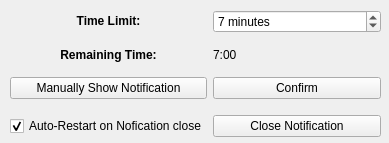
<?xml version="1.0" encoding="UTF-8"?>
<ui version="4.0">
 <class>MainWindow</class>
 <widget class="QMainWindow" name="MainWindow">
  <property name="geometry">
   <rect>
    <x>0</x>
    <y>0</y>
    <width>389</width>
    <height>143</height>
   </rect>
  </property>
  <property name="windowTitle">
   <string>MainWindow</string>
  </property>
  <widget class="QWidget" name="centralwidget">
   <widget class="QWidget" name="gridLayoutWidget">
    <property name="geometry">
     <rect>
      <x>10</x>
      <y>10</y>
      <width>371</width>
      <height>127</height>
     </rect>
    </property>
    <layout class="QGridLayout" name="gridLayout">
     <item row="0" column="0">
      <widget class="QLabel" name="timeLimitLabel">
       <property name="text">
        <string>&lt;html&gt;&lt;head/&gt;&lt;body&gt;&lt;p&gt;&lt;span style=&quot; font-weight:600;&quot;&gt;Time Limit:&lt;/span&gt;&lt;/p&gt;&lt;/body&gt;&lt;/html&gt;</string>
       </property>
       <property name="alignment">
        <set>Qt::AlignCenter</set>
       </property>
      </widget>
     </item>
     <item row="1" column="0">
      <widget class="QLabel" name="remainingTimeLabel">
       <property name="text">
        <string>&lt;html&gt;&lt;head/&gt;&lt;body&gt;&lt;p&gt;&lt;span style=&quot; font-weight:600;&quot;&gt;Remaining Time:&lt;/span&gt;&lt;/p&gt;&lt;/body&gt;&lt;/html&gt;</string>
       </property>
       <property name="alignment">
        <set>Qt::AlignCenter</set>
       </property>
      </widget>
     </item>
     <item row="1" column="1">
      <widget class="QLabel" name="timeRemaining">
       <property name="text">
        <string>7:00</string>
       </property>
      </widget>
     </item>
     <item row="2" column="1">
      <widget class="QPushButton" name="confirmButton">
       <property name="text">
        <string>Confirm</string>
       </property>
      </widget>
     </item>
     <item row="3" column="1">
      <spacer name="verticalSpacer">
       <property name="orientation">
        <enum>Qt::Vertical</enum>
       </property>
       <property name="sizeType">
        <enum>QSizePolicy::Fixed</enum>
       </property>
       <property name="sizeHint" stdset="0">
        <size>
         <width>20</width>
         <height>10</height>
        </size>
       </property>
      </spacer>
     </item>
     <item row="4" column="1">
      <widget class="QPushButton" name="closeNotificationButton">
       <property name="text">
        <string>Close Notification</string>
       </property>
      </widget>
     </item>
     <item row="0" column="1">
      <widget class="QSpinBox" name="timeLimitField">
       <property name="enabled">
        <bool>true</bool>
       </property>
       <property name="suffix">
        <string> minutes</string>
       </property>
       <property name="minimum">
        <number>1</number>
       </property>
       <property name="value">
        <number>7</number>
       </property>
      </widget>
     </item>
     <item row="4" column="0">
      <widget class="QCheckBox" name="autoRestartCheckBox">
       <property name="text">
        <string>Auto-Restart on Nofication close</string>
       </property>
       <property name="checked">
        <bool>true</bool>
       </property>
      </widget>
     </item>
     <item row="2" column="0">
      <widget class="QPushButton" name="manualPushButton">
       <property name="text">
        <string>Manually Show Notification</string>
       </property>
       <property name="default">
        <bool>false</bool>
       </property>
       <property name="flat">
        <bool>false</bool>
       </property>
      </widget>
     </item>
    </layout>
   </widget>
  </widget>
 </widget>
 <resources/>
 <connections/>
</ui>
